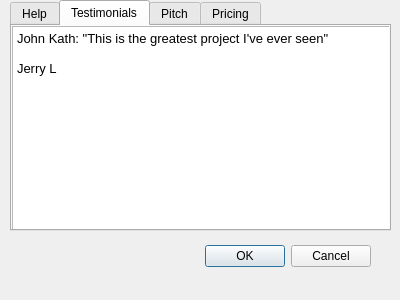
<?xml version="1.0" encoding="UTF-8"?>
<ui version="4.0">
 <class>HelpDialog</class>
 <widget class="QDialog" name="HelpDialog">
  <property name="geometry">
   <rect>
    <x>0</x>
    <y>0</y>
    <width>400</width>
    <height>300</height>
   </rect>
  </property>
  <property name="windowTitle">
   <string>Dialog</string>
  </property>
  <widget class="QDialogButtonBox" name="buttonBox">
   <property name="geometry">
    <rect>
     <x>30</x>
     <y>240</y>
     <width>341</width>
     <height>32</height>
    </rect>
   </property>
   <property name="orientation">
    <enum>Qt::Horizontal</enum>
   </property>
   <property name="standardButtons">
    <set>QDialogButtonBox::Cancel|QDialogButtonBox::Ok</set>
   </property>
  </widget>
  <widget class="QTabWidget" name="tabWidget">
   <property name="geometry">
    <rect>
     <x>10</x>
     <y>0</y>
     <width>381</width>
     <height>231</height>
    </rect>
   </property>
   <property name="currentIndex">
    <number>1</number>
   </property>
   <widget class="QWidget" name="tab">
    <attribute name="title">
     <string>Help</string>
    </attribute>
   </widget>
   <widget class="QWidget" name="tab_2">
    <attribute name="title">
     <string>Testimonials</string>
    </attribute>
    <widget class="QTextEdit" name="textEdit_3">
     <property name="geometry">
      <rect>
       <x>0</x>
       <y>0</y>
       <width>381</width>
       <height>211</height>
      </rect>
     </property>
     <property name="html">
      <string>&lt;!DOCTYPE HTML PUBLIC &quot;-//W3C//DTD HTML 4.0//EN&quot; &quot;http://www.w3.org/TR/REC-html40/strict.dtd&quot;&gt;
&lt;html&gt;&lt;head&gt;&lt;meta name=&quot;qrichtext&quot; content=&quot;1&quot; /&gt;&lt;style type=&quot;text/css&quot;&gt;
p, li { white-space: pre-wrap; }
&lt;/style&gt;&lt;/head&gt;&lt;body style=&quot; font-family:'MS Shell Dlg 2'; font-size:8.25pt; font-weight:400; font-style:normal;&quot;&gt;
&lt;p style=&quot; margin-top:0px; margin-bottom:0px; margin-left:0px; margin-right:0px; -qt-block-indent:0; text-indent:0px;&quot;&gt;&lt;span style=&quot; font-size:10pt;&quot;&gt;John Kath: &amp;quot;This is the greatest project I've ever seen&amp;quot;&lt;/span&gt;&lt;/p&gt;
&lt;p style=&quot;-qt-paragraph-type:empty; margin-top:0px; margin-bottom:0px; margin-left:0px; margin-right:0px; -qt-block-indent:0; text-indent:0px; font-size:10pt;&quot;&gt;&lt;br /&gt;&lt;/p&gt;
&lt;p style=&quot; margin-top:0px; margin-bottom:0px; margin-left:0px; margin-right:0px; -qt-block-indent:0; text-indent:0px;&quot;&gt;&lt;span style=&quot; font-size:10pt;&quot;&gt;Jerry L&lt;/span&gt;&lt;/p&gt;&lt;/body&gt;&lt;/html&gt;</string>
     </property>
    </widget>
   </widget>
   <widget class="QWidget" name="tab_3">
    <attribute name="title">
     <string>Pitch</string>
    </attribute>
    <widget class="QTextEdit" name="textEdit_2">
     <property name="geometry">
      <rect>
       <x>0</x>
       <y>0</y>
       <width>381</width>
       <height>211</height>
      </rect>
     </property>
     <property name="html">
      <string>&lt;!DOCTYPE HTML PUBLIC &quot;-//W3C//DTD HTML 4.0//EN&quot; &quot;http://www.w3.org/TR/REC-html40/strict.dtd&quot;&gt;
&lt;html&gt;&lt;head&gt;&lt;meta name=&quot;qrichtext&quot; content=&quot;1&quot; /&gt;&lt;style type=&quot;text/css&quot;&gt;
p, li { white-space: pre-wrap; }
&lt;/style&gt;&lt;/head&gt;&lt;body style=&quot; font-family:'MS Shell Dlg 2'; font-size:8.25pt; font-weight:400; font-style:normal;&quot;&gt;
&lt;p style=&quot; margin-top:0px; margin-bottom:0px; margin-left:0px; margin-right:0px; -qt-block-indent:0; text-indent:0px;&quot;&gt;&lt;span style=&quot; font-size:10pt;&quot;&gt;Do you despise Microsoft Paint with a fiery passion? &lt;/span&gt;&lt;/p&gt;
&lt;p style=&quot; margin-top:0px; margin-bottom:0px; margin-left:0px; margin-right:0px; -qt-block-indent:0; text-indent:0px;&quot;&gt;&lt;span style=&quot; font-size:10pt;&quot;&gt;Do you want an alternative made by college students with nothing to lose?&lt;/span&gt;&lt;/p&gt;
&lt;p style=&quot; margin-top:0px; margin-bottom:0px; margin-left:0px; margin-right:0px; -qt-block-indent:0; text-indent:0px;&quot;&gt;&lt;span style=&quot; font-size:10pt;&quot;&gt;Then 2D Modeling Inc's newest product is right for you!&lt;/span&gt;&lt;/p&gt;
&lt;p style=&quot;-qt-paragraph-type:empty; margin-top:0px; margin-bottom:0px; margin-left:0px; margin-right:0px; -qt-block-indent:0; text-indent:0px; font-size:10pt;&quot;&gt;&lt;br /&gt;&lt;/p&gt;
&lt;p style=&quot; margin-top:0px; margin-bottom:0px; margin-left:0px; margin-right:0px; -qt-block-indent:0; text-indent:0px;&quot;&gt;&lt;span style=&quot; font-size:10pt;&quot;&gt;With the stunning capabilities of drawing shapes, moving shapes, deleting shapes, and again, drawing shapes, there couldn't possibly be a need that isn't met with this software.&lt;/span&gt;&lt;/p&gt;&lt;/body&gt;&lt;/html&gt;</string>
     </property>
    </widget>
   </widget>
   <widget class="QWidget" name="tab_4">
    <attribute name="title">
     <string>Pricing</string>
    </attribute>
    <widget class="QTextEdit" name="textEdit">
     <property name="geometry">
      <rect>
       <x>0</x>
       <y>0</y>
       <width>381</width>
       <height>211</height>
      </rect>
     </property>
     <property name="html">
      <string>&lt;!DOCTYPE HTML PUBLIC &quot;-//W3C//DTD HTML 4.0//EN&quot; &quot;http://www.w3.org/TR/REC-html40/strict.dtd&quot;&gt;
&lt;html&gt;&lt;head&gt;&lt;meta name=&quot;qrichtext&quot; content=&quot;1&quot; /&gt;&lt;style type=&quot;text/css&quot;&gt;
p, li { white-space: pre-wrap; }
&lt;/style&gt;&lt;/head&gt;&lt;body style=&quot; font-family:'MS Shell Dlg 2'; font-size:8.25pt; font-weight:400; font-style:normal;&quot;&gt;
&lt;p style=&quot; margin-top:0px; margin-bottom:0px; margin-left:0px; margin-right:0px; -qt-block-indent:0; text-indent:0px;&quot;&gt;&lt;span style=&quot; font-size:10pt;&quot;&gt;Bronze Package 1 Month Trial: Free&lt;/span&gt;&lt;/p&gt;
&lt;p style=&quot;-qt-paragraph-type:empty; margin-top:0px; margin-bottom:0px; margin-left:0px; margin-right:0px; -qt-block-indent:0; text-indent:0px; font-size:10pt;&quot;&gt;&lt;br /&gt;&lt;/p&gt;
&lt;p style=&quot; margin-top:0px; margin-bottom:0px; margin-left:0px; margin-right:0px; -qt-block-indent:0; text-indent:0px;&quot;&gt;&lt;span style=&quot; font-size:10pt;&quot;&gt;Gold Package 12 Month Subscription: $1&lt;/span&gt;&lt;/p&gt;
&lt;p style=&quot;-qt-paragraph-type:empty; margin-top:0px; margin-bottom:0px; margin-left:0px; margin-right:0px; -qt-block-indent:0; text-indent:0px; font-size:10pt;&quot;&gt;&lt;br /&gt;&lt;/p&gt;
&lt;p style=&quot; margin-top:0px; margin-bottom:0px; margin-left:0px; margin-right:0px; -qt-block-indent:0; text-indent:0px;&quot;&gt;&lt;span style=&quot; font-size:10pt;&quot;&gt;Diamond Package&lt;/span&gt;&lt;/p&gt;
&lt;p style=&quot; margin-top:0px; margin-bottom:0px; margin-left:0px; margin-right:0px; -qt-block-indent:0; text-indent:0px;&quot;&gt;&lt;span style=&quot; font-size:10pt;&quot;&gt;Full Purchase and Access to All Future Releases: $2,000,000&lt;/span&gt;&lt;/p&gt;
&lt;p style=&quot;-qt-paragraph-type:empty; margin-top:0px; margin-bottom:0px; margin-left:0px; margin-right:0px; -qt-block-indent:0; text-indent:0px; font-size:10pt;&quot;&gt;&lt;br /&gt;&lt;/p&gt;
&lt;p style=&quot; margin-top:0px; margin-bottom:0px; margin-left:0px; margin-right:0px; -qt-block-indent:0; text-indent:0px;&quot;&gt;&lt;span style=&quot; font-size:10pt;&quot;&gt;2D Graphics Modeling Inc will continue to provide feature updates and improvements only to those who purchased the Diamond Package. Maintenance on individual requests for users will be considered for future updates. We greaty appreciate your feedback on ways to polish our product.&lt;/span&gt;&lt;/p&gt;&lt;/body&gt;&lt;/html&gt;</string>
     </property>
    </widget>
   </widget>
  </widget>
 </widget>
 <resources/>
 <connections>
  <connection>
   <sender>buttonBox</sender>
   <signal>accepted()</signal>
   <receiver>HelpDialog</receiver>
   <slot>accept()</slot>
   <hints>
    <hint type="sourcelabel">
     <x>248</x>
     <y>254</y>
    </hint>
    <hint type="destinationlabel">
     <x>157</x>
     <y>274</y>
    </hint>
   </hints>
  </connection>
  <connection>
   <sender>buttonBox</sender>
   <signal>rejected()</signal>
   <receiver>HelpDialog</receiver>
   <slot>reject()</slot>
   <hints>
    <hint type="sourcelabel">
     <x>316</x>
     <y>260</y>
    </hint>
    <hint type="destinationlabel">
     <x>286</x>
     <y>274</y>
    </hint>
   </hints>
  </connection>
 </connections>
</ui>
